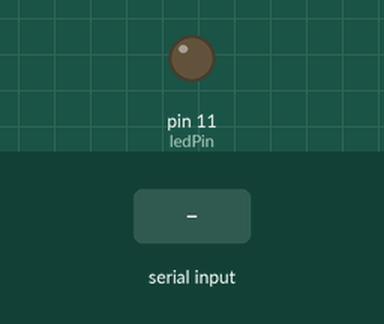
Simulated run of this sketch. Board: Arduino Uno, built with avr-gcc and run on an emulated ATmega328P. On the bench: output pins drawn as LEDs (lit = HIGH). The test bench sets the inputs (shaded band).

Above: at 1.2 s.
1.3 s: byte 30 received over Serial
At 2.5 s:
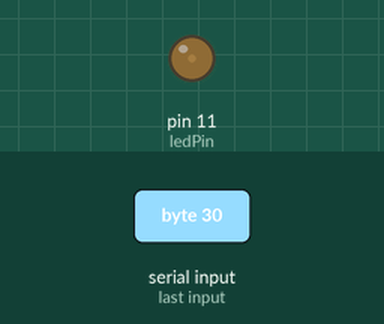
2.8 s: byte 90 received over Serial
At 3.8 s:
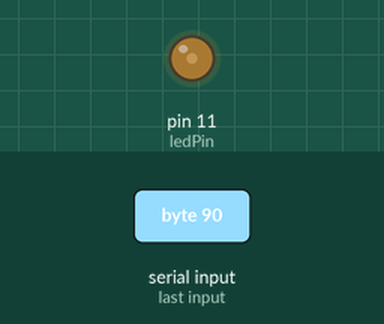
Timing chart, 0 to 5.8 s (numbered marks = the images above; inputs shaded):
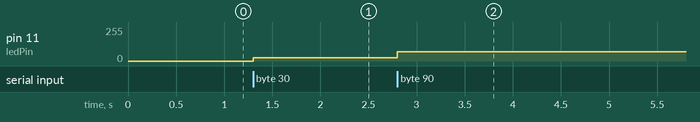

Measured:
- after the input at 1.3 s, pin 11 (ledPin): 0/255 → 23/255 at once
- after the input at 2.8 s, pin 11 (ledPin): 23/255 → 70/255 at once

The sketch:

Arduino.ino
```cpp
// set up pins for LED
const int ledPin = 11; // analog PWM pin 11
int ledbrightness = 0; // how bright the second LED is
int incomingByte; // variable for holding the data from p5.js

void setup() {


  Serial.begin(9600); // initialize the serial port for communication
  pinMode (ledPin, OUTPUT); // set up the LED pin to be an output:  pinMode(ledPin, OUTPUT);
}

void loop() {
  // read the input from p5.js and use that data to control the LED light
  if (Serial.available() > 0) { // see if there's incoming serial data
    incomingByte = Serial.read(); // read it and store it in the variable
    ledbrightness = map(incomingByte, 0, 255, 0, 200); // map the incoming value to a value ranging 0 to 255, PWM values to control brightness. This can also be done direclty in the p5.js scirpt file
  } else { }
  analogWrite(ledPin, ledbrightness);// write the input brightness value to the LED
}
```
